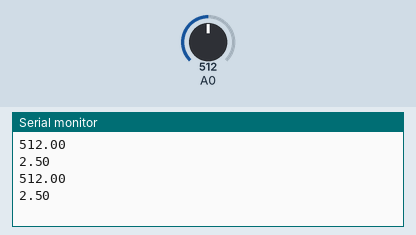
Simulated run of this sketch. Board: Arduino Uno, built with avr-gcc and run on an emulated ATmega328P. Parts: the last lines printed to the serial monitor. Inputs (shaded band) come from the test bench; at power-on: A0 = 512.

Above: at 1.8 s.
1.9 s: A0 set to 716
At 2.6 s:
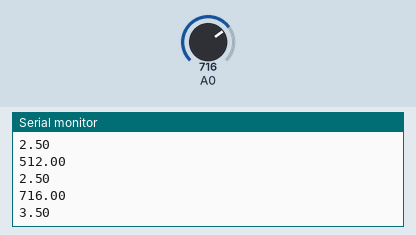
3.4 s: A0 set to 900
At 4.8 s:
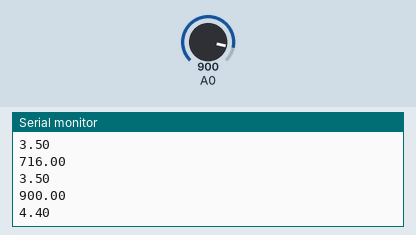
Timing chart, 0 to 6.4 s (numbered marks = the images above; inputs shaded):
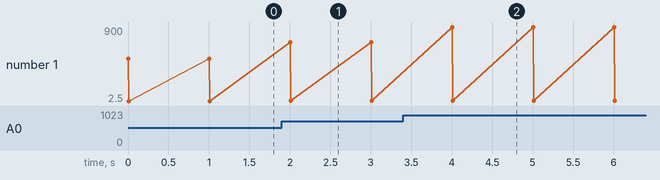

Measured:
- after the input at 1.9 s, the serial monitor: prints a new line after 0.10 s (image 1)
- after the input at 3.4 s, the serial monitor: prints a new line after 0.60 s (image 2)
- plotted number 1: 2.5 → 3.5 after the input at 1.9 s, 3.5 → 4.4 after the input at 3.4 s

The sketch:

variable_resistor.ino
```cpp
void setup() {
 Serial.begin(9600);
}
void loop()
{ float val = analogRead(0);
  Serial.println(val);
  float voltage = (val*5)/1023;
  Serial.println(voltage);
  delay(1000);
}
```
